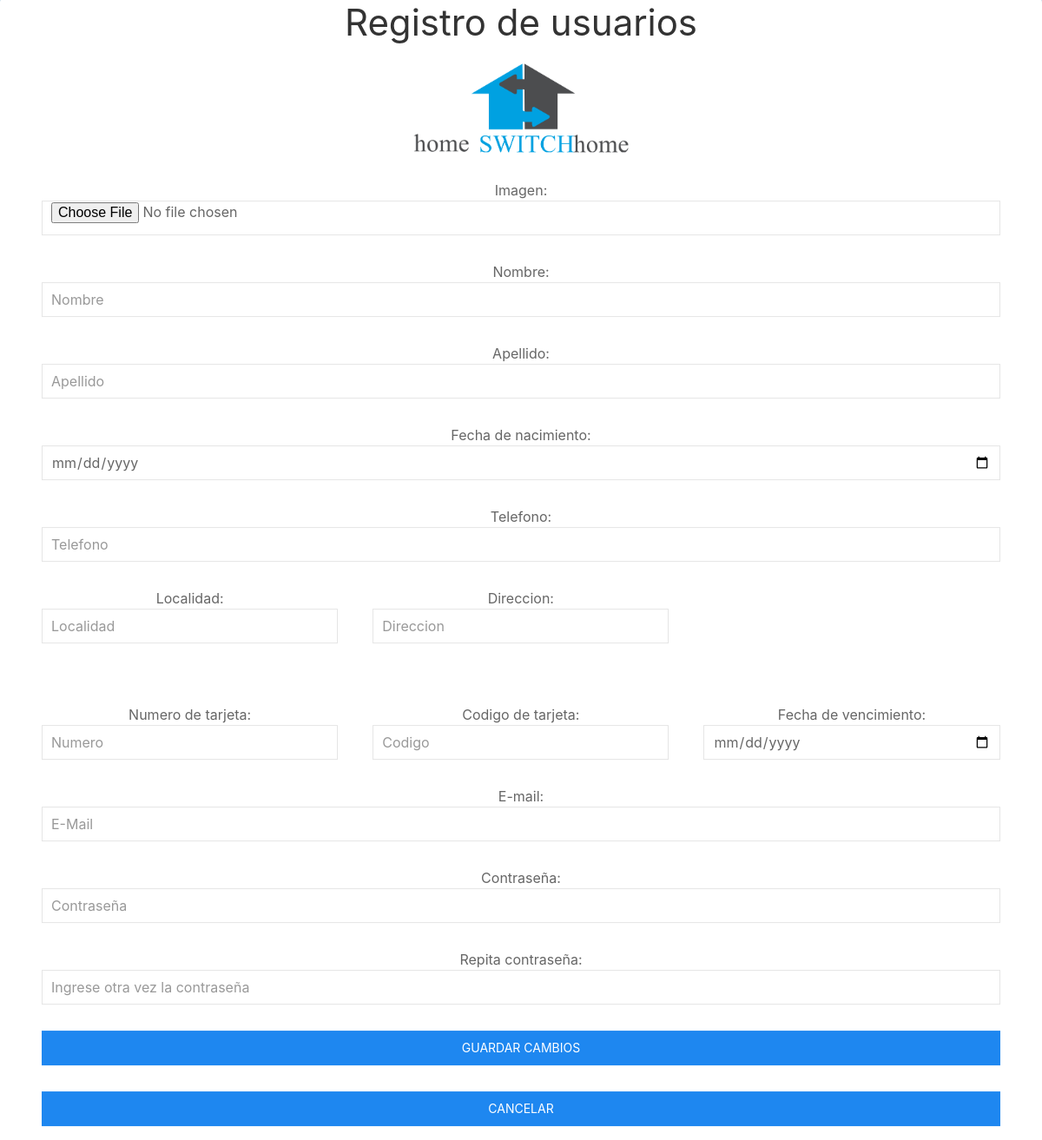
The page /HSH3/controladores/editar-perfil.php?mail=asd@hotmail.com on the database as committed earlier.
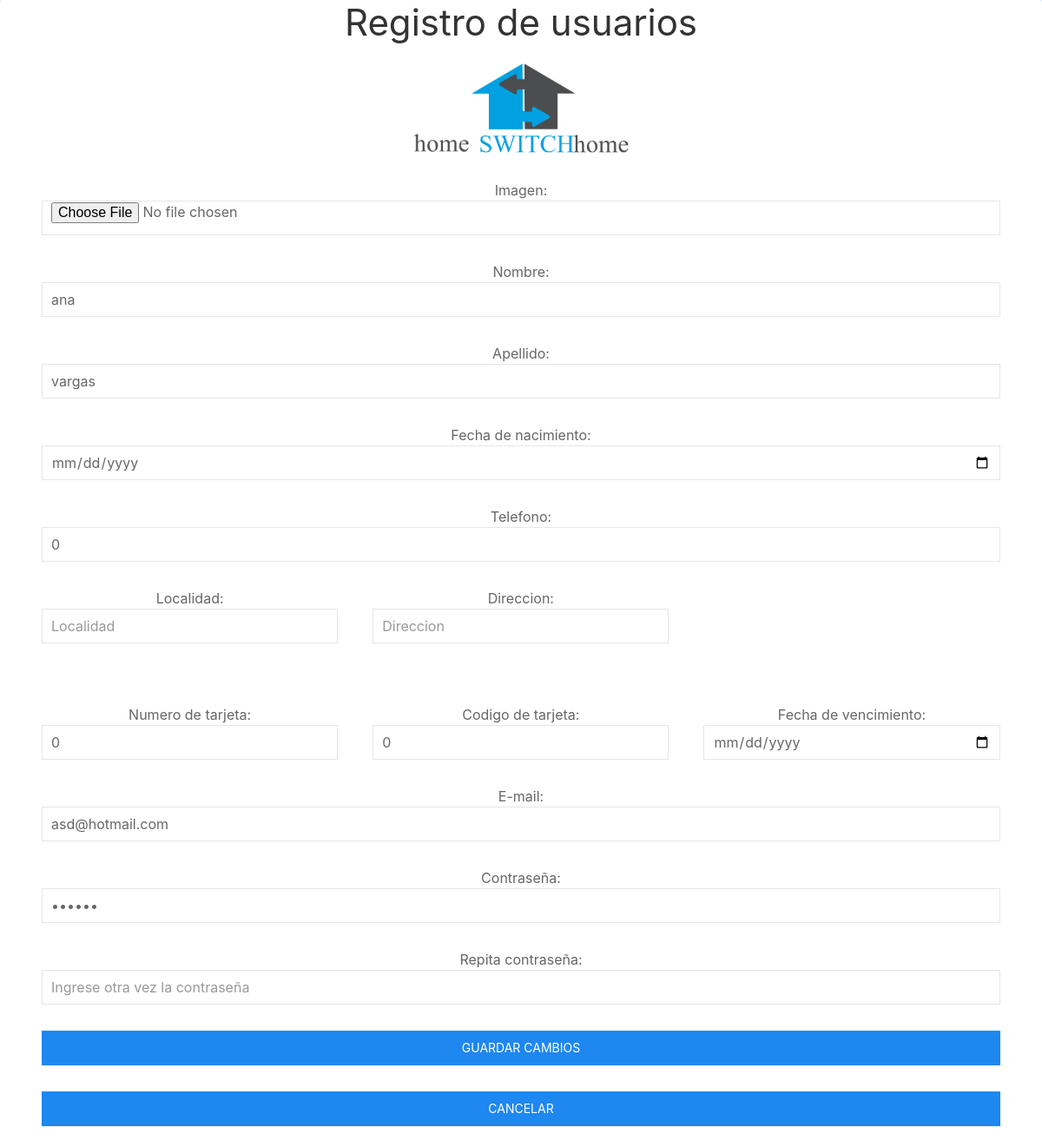
The same page on the database as committed later.
### tables this page shows
CREATE TABLE `usuario` (
  `id` int(11) NOT NULL,
  `nombre_usuario` varchar(30) NOT NULL,
  `apellido_usuario` varchar(45) NOT NULL,
  `fecha_nacimiento` date NOT NULL,
  `mail` varchar(50) NOT NULL,
  `contrasenia` varchar(30) NOT NULL,
  `premium` tinyint(1) NOT NULL,
  `localidad` varchar(30) NOT NULL,
  `direccion` varchar(45) NOT NULL,
  `telefono` int(20) NOT NULL,
  `tarjeta_numero` int(15) NOT NULL,
  `tarjeta_codigo` int(3) NOT NULL,
  `tarjeta_vencimiento` date NOT NULL,
  `imagen` mediumblob NOT NULL,
  `tipoimagen` varchar(10) NOT NULL,
  `creditos` int(1) NOT NULL
);

### HSH3/modelos/funciones-usuarios.php (called while the page is built, shortened)
<?php
function getUsuario($conexion,$usuario)
{
	$consulta = "SELECT * FROM usuario WHERE mail='$usuario'";
	$ret = mysqli_fetch_array(mysqli_query($conexion, $consulta));
	return $ret;
}
?>

### HSH3/controladores/editar-perfil.php (the view, shortened to what this page needs)
<?php
include('../modelos/funciones-usuarios.php');
$conexion=conectar();
$mail=$_GET['mail'];
$mostrar= getUsuario($conexion,$mail);
?>
<!DOCTYPE html>
<html lang="en" dir="ltr">
  <head>
    <link rel="stylesheet" type="text/css" href="../css/uikit.min.css" />
    <link rel="stylesheet" type="text/css" href="../css/personal.css" />
  </head>
  <body class="uk-height-viewport my-background-color">
    <div class="">
      <div class="uk-position-center my-form-box uk-padding-small">
        <div class="uk-width-1-1">
          <h1 align="center">Registro de usuarios</h1>
        </div>
        <center>
          <img src="../files/hsh-logo.png"width="250" height="250" >
        </center>
          <form action="../controladores/validarEditarPerfil.php" method="post" enctype="multipart/form-data" class="uk-form uk-padding-small uk-padding-remove-bottom">
             <div class="uk-width-1-1 uk-padding-small">
             <label for="foto">
              Imagen:</label>
              <input id="foto" name="foto" type="file" size="20" accept="image/*" class="uk-input" >
              </div>
            <div class="uk-width-1-1 uk-padding-small">
              <label>Nombre:</label>
              <input type="nombre" name="nombre" class="uk-input " placeholder="Nombre" value="<?php echo($mostrar['nombre_usuario']);?>" required>
            </div>
            <div class="uk-width-1-1 uk-padding-small">
              <label>Apellido:</label>
              <input type="apellido" name="apellido" class="uk-input" placeholder="Apellido"   value="<?php echo $mostrar['apellido_usuario'] ;?>" required>
            </div>
            <div class="uk-width-1-1 uk-padding-small">
              <label>Fecha de nacimiento:</label>
              <input id="nac" type="date" name="edad" class="uk-input " placeholder="Fecha de nacimiento"  value="<?php echo $mostrar['fecha_nacimiento']; ?>" required>
            </div>
            <div class="uk-width-1-1 uk-padding-small">
               <label>Telefono:</label>
              <input type="telefono" name="telefono" class="uk-input " placeholder="Telefono"  value="<?php echo $mostrar['telefono']; ?>" required>
            </div>
             <div class="uk-child-width-expand@s uk-padding-small" uk-grid>
            <div class="uk-width-1-3 ">
               <label>Localidad:</label>
              <input type="localidad" name="localidad" class="uk-input " placeholder="Localidad"  value="<?php echo $mostrar['localidad']; ?>" required>
            </div >
            <div class="uk-width-1-3">
               <label>Direccion:</label>
              <input type="direccion" name="direccion" class="uk-input " placeholder="Direccion"  value="<?php echo $mostrar['direccion']; ?>" required>
            </div>
           </div>
            <div class="uk-child-width-expand@s uk-padding-small" uk-grid>
            <div class="uk-width-1-3 ">
               <label>Numero de tarjeta:</label>
              <input type="tarjeta" name="tarjeta_numero" class="uk-input " placeholder="Numero"  value="<?php echo $mostrar['tarjeta_numero']; ?>"required>
            </div>
            <div class="uk-width-1-3" >
              <label>Codigo de tarjeta:</label>
              <input type="tarjeta" name="tarjeta_codigo" class="uk-input " placeholder="Codigo" value="<?php echo $mostrar['tarjeta_codigo']; ?>" required>
            </div>
            <div class="uk-width-1-3">
              <label>Fecha de vencimiento:</label>
              <input type="date" data-uk-datepicker="{format:'MM.YYYY'}" name="tarjeta_vencimiento" class="uk-input " placeholder="Vencimiento"  value="<?php echo $mostrar['tarjeta_vencimiento']; ?>" required>
            </div>
          </div>
           <div class="uk-width-1-1 uk-padding-small">
               <label>E-mail:</label>
              <input type="email" name="mail" class="uk-input" placeholder="E-Mail" value="<?php echo $mostrar['mail']; ?>"  required>
            </div>
            <div class="uk-width-1-1 uk-padding-small">
               <label>Contraseña:</label>
              <input type="password" name="contrasenia" class="uk-input " placeholder="Contraseña" value="<?php echo $mostrar['contrasenia']; ?>"  required>
            </div>
            <div class="uk-width-1-1 uk-padding-small">
              <label>Repita contraseña:</label>
              <input type="password" name="contrasenia-copia" class="uk-input " placeholder="Ingrese otra vez la contraseña" required>
            </div>
            <div class="uk-width-1-1 uk-padding-small">
              <input type="submit" value="Guardar cambios" class="uk-width-1-1 uk-button uk-button-primary"></input>
            </div>
            <div class="uk uk-width-1-1 uk-padding-small">
             <a  class="uk-width-1-1 uk-button uk-button-primary" href="../vistas/home-user.php"> Cancelar</a>
            </div>
          </form>
      </div>
    </div>
  </body>
</html>

### HSH3/css/personal.css (style rules this page uses)
.my-form-box { text-align: center; background-color: #FFFFFF; border: solid; border-radius: 20px; border-color: #FFFFFF; }
.my-background-color { background: rgba(0,96,156,1); }

Rows that differ between the two databases and show on the page:
added usuario: nombre "ana", apellido "vargas", telefono "0", tarjeta_numero "0", tarjeta_codigo "0", mail "asd@hotmail.com"
